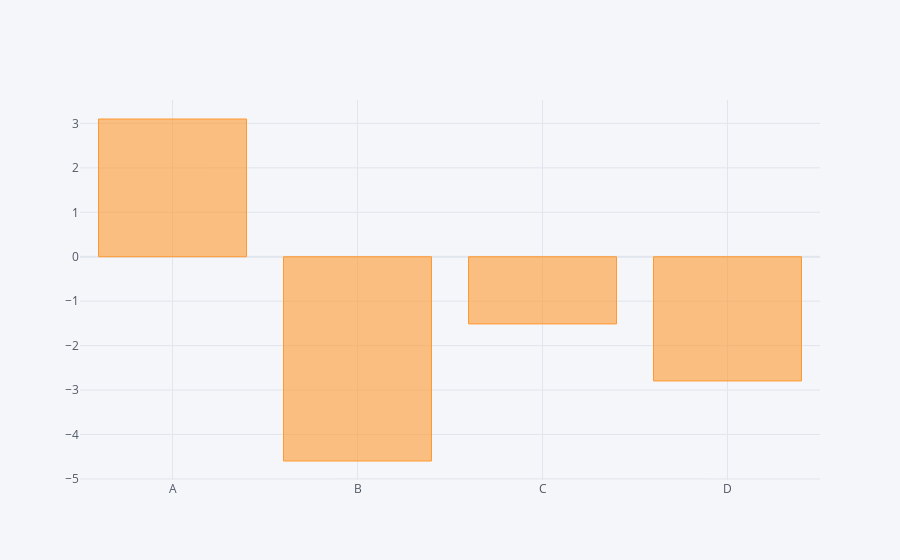

Notebook cell for this chart:
### Code cell
df.sum().iplot(kind='bar')

### Figure 1 — Plotly figure (JSON) as saved in the notebook; plotly's stock layout.template omitted (floating-point values rounded to 4 significant figures)
{"data": [{"marker": {"color": "rgba(255, 153, 51, 0.6)", "line": {"color": "rgba(255, 153, 51, 1.0)", "width": 1}}, "name": "None", "orientation": "v", "text": "", "type": "bar", "x": ["A", "B", "C", "D"], "y": [3.1, -4.596, -1.512, -2.795]}], "layout": {"legend": {"bgcolor": "#F5F6F9", "font": {"color": "#4D5663"}}, "paper_bgcolor": "#F5F6F9", "plot_bgcolor": "#F5F6F9", "title": {"font": {"color": "#4D5663"}}, "xaxis": {"gridcolor": "#E1E5ED", "showgrid": true, "tickfont": {"color": "#4D5663"}, "title": {"font": {"color": "#4D5663"}, "text": ""}, "zerolinecolor": "#E1E5ED"}, "yaxis": {"gridcolor": "#E1E5ED", "showgrid": true, "tickfont": {"color": "#4D5663"}, "title": {"font": {"color": "#4D5663"}, "text": ""}, "zerolinecolor": "#E1E5ED"}}}
